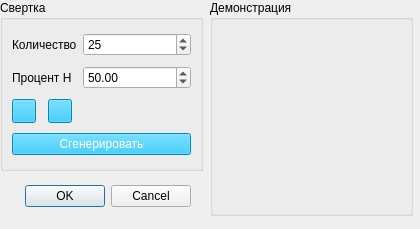
<?xml version="1.0" encoding="UTF-8"?>
<ui version="4.0">
 <class>ProteinForm</class>
 <widget class="QDialog" name="ProteinForm">
  <property name="geometry">
   <rect>
    <x>0</x>
    <y>0</y>
    <width>420</width>
    <height>229</height>
   </rect>
  </property>
  <property name="minimumSize">
   <size>
    <width>420</width>
    <height>229</height>
   </size>
  </property>
  <property name="maximumSize">
   <size>
    <width>420</width>
    <height>229</height>
   </size>
  </property>
  <property name="windowTitle">
   <string>Протеин</string>
  </property>
  <widget class="QDialogButtonBox" name="buttonBox">
   <property name="geometry">
    <rect>
     <x>-150</x>
     <y>180</y>
     <width>341</width>
     <height>32</height>
    </rect>
   </property>
   <property name="orientation">
    <enum>Qt::Horizontal</enum>
   </property>
   <property name="standardButtons">
    <set>QDialogButtonBox::Cancel|QDialogButtonBox::Ok</set>
   </property>
  </widget>
  <widget class="QGroupBox" name="genericProtein">
   <property name="geometry">
    <rect>
     <x>0</x>
     <y>0</y>
     <width>203</width>
     <height>171</height>
    </rect>
   </property>
   <property name="title">
    <string>Свертка</string>
   </property>
   <layout class="QGridLayout" name="gridLayout_7">
    <item row="0" column="0" colspan="2">
     <widget class="QLabel" name="genericCountLabel">
      <property name="text">
       <string>Количество</string>
      </property>
     </widget>
    </item>
    <item row="0" column="2">
     <widget class="QSpinBox" name="genericCount">
      <property name="minimum">
       <number>3</number>
      </property>
      <property name="maximum">
       <number>1000</number>
      </property>
      <property name="value">
       <number>25</number>
      </property>
     </widget>
    </item>
    <item row="1" column="0" colspan="2">
     <widget class="QLabel" name="genricPercentLabel">
      <property name="text">
       <string>Процент H</string>
      </property>
     </widget>
    </item>
    <item row="1" column="2">
     <widget class="QDoubleSpinBox" name="genericPercent">
      <property name="maximum">
       <double>100.000000000000000</double>
      </property>
      <property name="value">
       <double>50.000000000000000</double>
      </property>
     </widget>
    </item>
    <item row="2" column="0">
     <widget class="QPushButton" name="saveButton">
      <property name="minimumSize">
       <size>
        <width>24</width>
        <height>24</height>
       </size>
      </property>
      <property name="maximumSize">
       <size>
        <width>24</width>
        <height>24</height>
       </size>
      </property>
      <property name="baseSize">
       <size>
        <width>50</width>
        <height>50</height>
       </size>
      </property>
      <property name="palette">
       <palette>
        <active>
         <colorrole role="WindowText">
          <brush brushstyle="SolidPattern">
           <color alpha="255">
            <red>255</red>
            <green>255</green>
            <blue>255</blue>
           </color>
          </brush>
         </colorrole>
         <colorrole role="Button">
          <brush brushstyle="SolidPattern">
           <color alpha="255">
            <red>0</red>
            <green>191</green>
            <blue>255</blue>
           </color>
          </brush>
         </colorrole>
         <colorrole role="Light">
          <brush brushstyle="SolidPattern">
           <color alpha="255">
            <red>251</red>
            <green>184</green>
            <blue>255</blue>
           </color>
          </brush>
         </colorrole>
         <colorrole role="Midlight">
          <brush brushstyle="SolidPattern">
           <color alpha="255">
            <red>240</red>
            <green>129</green>
            <blue>247</blue>
           </color>
          </brush>
         </colorrole>
         <colorrole role="Dark">
          <brush brushstyle="SolidPattern">
           <color alpha="255">
            <red>114</red>
            <green>37</green>
            <blue>120</blue>
           </color>
          </brush>
         </colorrole>
         <colorrole role="Mid">
          <brush brushstyle="SolidPattern">
           <color alpha="255">
            <red>153</red>
            <green>49</green>
            <blue>160</blue>
           </color>
          </brush>
         </colorrole>
         <colorrole role="Text">
          <brush brushstyle="SolidPattern">
           <color alpha="255">
            <red>255</red>
            <green>255</green>
            <blue>255</blue>
           </color>
          </brush>
         </colorrole>
         <colorrole role="BrightText">
          <brush brushstyle="SolidPattern">
           <color alpha="255">
            <red>255</red>
            <green>255</green>
            <blue>255</blue>
           </color>
          </brush>
         </colorrole>
         <colorrole role="ButtonText">
          <brush brushstyle="SolidPattern">
           <color alpha="255">
            <red>255</red>
            <green>255</green>
            <blue>255</blue>
           </color>
          </brush>
         </colorrole>
         <colorrole role="Base">
          <brush brushstyle="SolidPattern">
           <color alpha="255">
            <red>0</red>
            <green>191</green>
            <blue>255</blue>
           </color>
          </brush>
         </colorrole>
         <colorrole role="Window">
          <brush brushstyle="SolidPattern">
           <color alpha="255">
            <red>0</red>
            <green>191</green>
            <blue>255</blue>
           </color>
          </brush>
         </colorrole>
         <colorrole role="Shadow">
          <brush brushstyle="SolidPattern">
           <color alpha="255">
            <red>0</red>
            <green>0</green>
            <blue>0</blue>
           </color>
          </brush>
         </colorrole>
         <colorrole role="AlternateBase">
          <brush brushstyle="SolidPattern">
           <color alpha="255">
            <red>242</red>
            <green>164</green>
            <blue>247</blue>
           </color>
          </brush>
         </colorrole>
         <colorrole role="ToolTipBase">
          <brush brushstyle="SolidPattern">
           <color alpha="255">
            <red>255</red>
            <green>255</green>
            <blue>220</blue>
           </color>
          </brush>
         </colorrole>
         <colorrole role="ToolTipText">
          <brush brushstyle="SolidPattern">
           <color alpha="255">
            <red>0</red>
            <green>0</green>
            <blue>0</blue>
           </color>
          </brush>
         </colorrole>
        </active>
        <inactive>
         <colorrole role="WindowText">
          <brush brushstyle="SolidPattern">
           <color alpha="255">
            <red>255</red>
            <green>255</green>
            <blue>255</blue>
           </color>
          </brush>
         </colorrole>
         <colorrole role="Button">
          <brush brushstyle="SolidPattern">
           <color alpha="255">
            <red>0</red>
            <green>191</green>
            <blue>255</blue>
           </color>
          </brush>
         </colorrole>
         <colorrole role="Light">
          <brush brushstyle="SolidPattern">
           <color alpha="255">
            <red>251</red>
            <green>184</green>
            <blue>255</blue>
           </color>
          </brush>
         </colorrole>
         <colorrole role="Midlight">
          <brush brushstyle="SolidPattern">
           <color alpha="255">
            <red>240</red>
            <green>129</green>
            <blue>247</blue>
           </color>
          </brush>
         </colorrole>
         <colorrole role="Dark">
          <brush brushstyle="SolidPattern">
           <color alpha="255">
            <red>114</red>
            <green>37</green>
            <blue>120</blue>
           </color>
          </brush>
         </colorrole>
         <colorrole role="Mid">
          <brush brushstyle="SolidPattern">
           <color alpha="255">
            <red>153</red>
            <green>49</green>
            <blue>160</blue>
           </color>
          </brush>
         </colorrole>
         <colorrole role="Text">
          <brush brushstyle="SolidPattern">
           <color alpha="255">
            <red>255</red>
            <green>255</green>
            <blue>255</blue>
           </color>
          </brush>
         </colorrole>
         <colorrole role="BrightText">
          <brush brushstyle="SolidPattern">
           <color alpha="255">
            <red>255</red>
            <green>255</green>
            <blue>255</blue>
           </color>
          </brush>
         </colorrole>
         <colorrole role="ButtonText">
          <brush brushstyle="SolidPattern">
           <color alpha="255">
            <red>255</red>
            <green>255</green>
            <blue>255</blue>
           </color>
          </brush>
         </colorrole>
         <colorrole role="Base">
          <brush brushstyle="SolidPattern">
           <color alpha="255">
            <red>0</red>
            <green>191</green>
            <blue>255</blue>
           </color>
          </brush>
         </colorrole>
         <colorrole role="Window">
          <brush brushstyle="SolidPattern">
           <color alpha="255">
            <red>0</red>
            <green>191</green>
            <blue>255</blue>
           </color>
          </brush>
         </colorrole>
         <colorrole role="Shadow">
          <brush brushstyle="SolidPattern">
           <color alpha="255">
            <red>0</red>
            <green>0</green>
            <blue>0</blue>
           </color>
          </brush>
         </colorrole>
         <colorrole role="AlternateBase">
          <brush brushstyle="SolidPattern">
           <color alpha="255">
            <red>242</red>
            <green>164</green>
            <blue>247</blue>
           </color>
          </brush>
         </colorrole>
         <colorrole role="ToolTipBase">
          <brush brushstyle="SolidPattern">
           <color alpha="255">
            <red>255</red>
            <green>255</green>
            <blue>220</blue>
           </color>
          </brush>
         </colorrole>
         <colorrole role="ToolTipText">
          <brush brushstyle="SolidPattern">
           <color alpha="255">
            <red>0</red>
            <green>0</green>
            <blue>0</blue>
           </color>
          </brush>
         </colorrole>
        </inactive>
        <disabled>
         <colorrole role="WindowText">
          <brush brushstyle="SolidPattern">
           <color alpha="255">
            <red>255</red>
            <green>255</green>
            <blue>255</blue>
           </color>
          </brush>
         </colorrole>
         <colorrole role="Button">
          <brush brushstyle="SolidPattern">
           <color alpha="255">
            <red>0</red>
            <green>191</green>
            <blue>255</blue>
           </color>
          </brush>
         </colorrole>
         <colorrole role="Light">
          <brush brushstyle="SolidPattern">
           <color alpha="255">
            <red>251</red>
            <green>184</green>
            <blue>255</blue>
           </color>
          </brush>
         </colorrole>
         <colorrole role="Midlight">
          <brush brushstyle="SolidPattern">
           <color alpha="255">
            <red>240</red>
            <green>129</green>
            <blue>247</blue>
           </color>
          </brush>
         </colorrole>
         <colorrole role="Dark">
          <brush brushstyle="SolidPattern">
           <color alpha="255">
            <red>114</red>
            <green>37</green>
            <blue>120</blue>
           </color>
          </brush>
         </colorrole>
         <colorrole role="Mid">
          <brush brushstyle="SolidPattern">
           <color alpha="255">
            <red>153</red>
            <green>49</green>
            <blue>160</blue>
           </color>
          </brush>
         </colorrole>
         <colorrole role="Text">
          <brush brushstyle="SolidPattern">
           <color alpha="255">
            <red>255</red>
            <green>255</green>
            <blue>255</blue>
           </color>
          </brush>
         </colorrole>
         <colorrole role="BrightText">
          <brush brushstyle="SolidPattern">
           <color alpha="255">
            <red>255</red>
            <green>255</green>
            <blue>255</blue>
           </color>
          </brush>
         </colorrole>
         <colorrole role="ButtonText">
          <brush brushstyle="SolidPattern">
           <color alpha="255">
            <red>255</red>
            <green>255</green>
            <blue>255</blue>
           </color>
          </brush>
         </colorrole>
         <colorrole role="Base">
          <brush brushstyle="SolidPattern">
           <color alpha="255">
            <red>0</red>
            <green>191</green>
            <blue>255</blue>
           </color>
          </brush>
         </colorrole>
         <colorrole role="Window">
          <brush brushstyle="SolidPattern">
           <color alpha="255">
            <red>0</red>
            <green>191</green>
            <blue>255</blue>
           </color>
          </brush>
         </colorrole>
         <colorrole role="Shadow">
          <brush brushstyle="SolidPattern">
           <color alpha="255">
            <red>0</red>
            <green>0</green>
            <blue>0</blue>
           </color>
          </brush>
         </colorrole>
         <colorrole role="AlternateBase">
          <brush brushstyle="SolidPattern">
           <color alpha="255">
            <red>229</red>
            <green>74</green>
            <blue>240</blue>
           </color>
          </brush>
         </colorrole>
         <colorrole role="ToolTipBase">
          <brush brushstyle="SolidPattern">
           <color alpha="255">
            <red>255</red>
            <green>255</green>
            <blue>220</blue>
           </color>
          </brush>
         </colorrole>
         <colorrole role="ToolTipText">
          <brush brushstyle="SolidPattern">
           <color alpha="255">
            <red>0</red>
            <green>0</green>
            <blue>0</blue>
           </color>
          </brush>
         </colorrole>
        </disabled>
       </palette>
      </property>
      <property name="autoFillBackground">
       <bool>false</bool>
      </property>
      <property name="styleSheet">
       <string notr="true"/>
      </property>
      <property name="text">
       <string/>
      </property>
      <property name="icon">
       <iconset resource="resources.qrc">
        <normaloff>:/images/images/save.png</normaloff>:/images/images/save.png</iconset>
      </property>
      <property name="autoDefault">
       <bool>true</bool>
      </property>
      <property name="default">
       <bool>false</bool>
      </property>
      <property name="flat">
       <bool>false</bool>
      </property>
     </widget>
    </item>
    <item row="2" column="1">
     <widget class="QPushButton" name="loadButton">
      <property name="minimumSize">
       <size>
        <width>24</width>
        <height>24</height>
       </size>
      </property>
      <property name="maximumSize">
       <size>
        <width>24</width>
        <height>24</height>
       </size>
      </property>
      <property name="baseSize">
       <size>
        <width>50</width>
        <height>50</height>
       </size>
      </property>
      <property name="palette">
       <palette>
        <active>
         <colorrole role="WindowText">
          <brush brushstyle="SolidPattern">
           <color alpha="255">
            <red>255</red>
            <green>255</green>
            <blue>255</blue>
           </color>
          </brush>
         </colorrole>
         <colorrole role="Button">
          <brush brushstyle="SolidPattern">
           <color alpha="255">
            <red>0</red>
            <green>191</green>
            <blue>255</blue>
           </color>
          </brush>
         </colorrole>
         <colorrole role="Light">
          <brush brushstyle="SolidPattern">
           <color alpha="255">
            <red>251</red>
            <green>184</green>
            <blue>255</blue>
           </color>
          </brush>
         </colorrole>
         <colorrole role="Midlight">
          <brush brushstyle="SolidPattern">
           <color alpha="255">
            <red>240</red>
            <green>129</green>
            <blue>247</blue>
           </color>
          </brush>
         </colorrole>
         <colorrole role="Dark">
          <brush brushstyle="SolidPattern">
           <color alpha="255">
            <red>114</red>
            <green>37</green>
            <blue>120</blue>
           </color>
          </brush>
         </colorrole>
         <colorrole role="Mid">
          <brush brushstyle="SolidPattern">
           <color alpha="255">
            <red>153</red>
            <green>49</green>
            <blue>160</blue>
           </color>
          </brush>
         </colorrole>
         <colorrole role="Text">
          <brush brushstyle="SolidPattern">
           <color alpha="255">
            <red>255</red>
            <green>255</green>
            <blue>255</blue>
           </color>
          </brush>
         </colorrole>
         <colorrole role="BrightText">
          <brush brushstyle="SolidPattern">
           <color alpha="255">
            <red>255</red>
            <green>255</green>
            <blue>255</blue>
           </color>
          </brush>
         </colorrole>
         <colorrole role="ButtonText">
          <brush brushstyle="SolidPattern">
           <color alpha="255">
            <red>255</red>
            <green>255</green>
            <blue>255</blue>
           </color>
          </brush>
         </colorrole>
         <colorrole role="Base">
          <brush brushstyle="SolidPattern">
           <color alpha="255">
            <red>0</red>
            <green>191</green>
            <blue>255</blue>
           </color>
          </brush>
         </colorrole>
         <colorrole role="Window">
          <brush brushstyle="SolidPattern">
           <color alpha="255">
            <red>0</red>
            <green>191</green>
            <blue>255</blue>
           </color>
          </brush>
         </colorrole>
         <colorrole role="Shadow">
          <brush brushstyle="SolidPattern">
           <color alpha="255">
            <red>0</red>
            <green>0</green>
            <blue>0</blue>
           </color>
          </brush>
         </colorrole>
         <colorrole role="AlternateBase">
          <brush brushstyle="SolidPattern">
           <color alpha="255">
            <red>242</red>
            <green>164</green>
            <blue>247</blue>
           </color>
          </brush>
         </colorrole>
         <colorrole role="ToolTipBase">
          <brush brushstyle="SolidPattern">
           <color alpha="255">
            <red>255</red>
            <green>255</green>
            <blue>220</blue>
           </color>
          </brush>
         </colorrole>
         <colorrole role="ToolTipText">
          <brush brushstyle="SolidPattern">
           <color alpha="255">
            <red>0</red>
            <green>0</green>
            <blue>0</blue>
           </color>
          </brush>
         </colorrole>
        </active>
        <inactive>
         <colorrole role="WindowText">
          <brush brushstyle="SolidPattern">
           <color alpha="255">
            <red>255</red>
            <green>255</green>
            <blue>255</blue>
           </color>
          </brush>
         </colorrole>
         <colorrole role="Button">
          <brush brushstyle="SolidPattern">
           <color alpha="255">
            <red>0</red>
            <green>191</green>
            <blue>255</blue>
           </color>
          </brush>
         </colorrole>
         <colorrole role="Light">
          <brush brushstyle="SolidPattern">
           <color alpha="255">
            <red>251</red>
            <green>184</green>
            <blue>255</blue>
           </color>
          </brush>
         </colorrole>
         <colorrole role="Midlight">
          <brush brushstyle="SolidPattern">
           <color alpha="255">
            <red>240</red>
            <green>129</green>
            <blue>247</blue>
           </color>
          </brush>
         </colorrole>
         <colorrole role="Dark">
          <brush brushstyle="SolidPattern">
           <color alpha="255">
            <red>114</red>
            <green>37</green>
            <blue>120</blue>
           </color>
          </brush>
         </colorrole>
         <colorrole role="Mid">
          <brush brushstyle="SolidPattern">
           <color alpha="255">
            <red>153</red>
            <green>49</green>
            <blue>160</blue>
           </color>
          </brush>
         </colorrole>
         <colorrole role="Text">
          <brush brushstyle="SolidPattern">
           <color alpha="255">
            <red>255</red>
            <green>255</green>
            <blue>255</blue>
           </color>
          </brush>
         </colorrole>
         <colorrole role="BrightText">
          <brush brushstyle="SolidPattern">
           <color alpha="255">
            <red>255</red>
            <green>255</green>
            <blue>255</blue>
           </color>
          </brush>
         </colorrole>
         <colorrole role="ButtonText">
          <brush brushstyle="SolidPattern">
           <color alpha="255">
            <red>255</red>
            <green>255</green>
            <blue>255</blue>
           </color>
          </brush>
         </colorrole>
         <colorrole role="Base">
          <brush brushstyle="SolidPattern">
           <color alpha="255">
            <red>0</red>
            <green>191</green>
            <blue>255</blue>
           </color>
          </brush>
         </colorrole>
         <colorrole role="Window">
          <brush brushstyle="SolidPattern">
           <color alpha="255">
            <red>0</red>
            <green>191</green>
            <blue>255</blue>
           </color>
          </brush>
         </colorrole>
         <colorrole role="Shadow">
          <brush brushstyle="SolidPattern">
           <color alpha="255">
            <red>0</red>
            <green>0</green>
            <blue>0</blue>
           </color>
          </brush>
         </colorrole>
         <colorrole role="AlternateBase">
          <brush brushstyle="SolidPattern">
           <color alpha="255">
            <red>242</red>
            <green>164</green>
            <blue>247</blue>
           </color>
          </brush>
         </colorrole>
         <colorrole role="ToolTipBase">
          <brush brushstyle="SolidPattern">
           <color alpha="255">
            <red>255</red>
            <green>255</green>
            <blue>220</blue>
           </color>
          </brush>
         </colorrole>
         <colorrole role="ToolTipText">
          <brush brushstyle="SolidPattern">
           <color alpha="255">
            <red>0</red>
            <green>0</green>
            <blue>0</blue>
           </color>
          </brush>
         </colorrole>
        </inactive>
        <disabled>
         <colorrole role="WindowText">
          <brush brushstyle="SolidPattern">
           <color alpha="255">
            <red>255</red>
            <green>255</green>
            <blue>255</blue>
           </color>
          </brush>
         </colorrole>
         <colorrole role="Button">
          <brush brushstyle="SolidPattern">
           <color alpha="255">
            <red>0</red>
            <green>191</green>
            <blue>255</blue>
           </color>
          </brush>
         </colorrole>
         <colorrole role="Light">
          <brush brushstyle="SolidPattern">
           <color alpha="255">
            <red>251</red>
            <green>184</green>
            <blue>255</blue>
           </color>
          </brush>
         </colorrole>
         <colorrole role="Midlight">
          <brush brushstyle="SolidPattern">
           <color alpha="255">
            <red>240</red>
            <green>129</green>
            <blue>247</blue>
           </color>
          </brush>
         </colorrole>
         <colorrole role="Dark">
          <brush brushstyle="SolidPattern">
           <color alpha="255">
            <red>114</red>
            <green>37</green>
            <blue>120</blue>
           </color>
          </brush>
         </colorrole>
         <colorrole role="Mid">
          <brush brushstyle="SolidPattern">
           <color alpha="255">
            <red>153</red>
            <green>49</green>
            <blue>160</blue>
           </color>
          </brush>
         </colorrole>
         <colorrole role="Text">
          <brush brushstyle="SolidPattern">
           <color alpha="255">
            <red>255</red>
            <green>255</green>
            <blue>255</blue>
           </color>
          </brush>
         </colorrole>
         <colorrole role="BrightText">
          <brush brushstyle="SolidPattern">
           <color alpha="255">
            <red>255</red>
            <green>255</green>
            <blue>255</blue>
           </color>
          </brush>
         </colorrole>
         <colorrole role="ButtonText">
          <brush brushstyle="SolidPattern">
           <color alpha="255">
            <red>255</red>
            <green>255</green>
            <blue>255</blue>
           </color>
          </brush>
         </colorrole>
         <colorrole role="Base">
          <brush brushstyle="SolidPattern">
           <color alpha="255">
            <red>0</red>
            <green>191</green>
            <blue>255</blue>
           </color>
          </brush>
         </colorrole>
         <colorrole role="Window">
          <brush brushstyle="SolidPattern">
           <color alpha="255">
            <red>0</red>
            <green>191</green>
            <blue>255</blue>
           </color>
          </brush>
         </colorrole>
         <colorrole role="Shadow">
          <brush brushstyle="SolidPattern">
           <color alpha="255">
            <red>0</red>
            <green>0</green>
            <blue>0</blue>
           </color>
          </brush>
         </colorrole>
         <colorrole role="AlternateBase">
          <brush brushstyle="SolidPattern">
           <color alpha="255">
            <red>229</red>
            <green>74</green>
            <blue>240</blue>
           </color>
          </brush>
         </colorrole>
         <colorrole role="ToolTipBase">
          <brush brushstyle="SolidPattern">
           <color alpha="255">
            <red>255</red>
            <green>255</green>
            <blue>220</blue>
           </color>
          </brush>
         </colorrole>
         <colorrole role="ToolTipText">
          <brush brushstyle="SolidPattern">
           <color alpha="255">
            <red>0</red>
            <green>0</green>
            <blue>0</blue>
           </color>
          </brush>
         </colorrole>
        </disabled>
       </palette>
      </property>
      <property name="cursor">
       <cursorShape>ArrowCursor</cursorShape>
      </property>
      <property name="autoFillBackground">
       <bool>false</bool>
      </property>
      <property name="styleSheet">
       <string notr="true"/>
      </property>
      <property name="text">
       <string/>
      </property>
      <property name="icon">
       <iconset resource="resources.qrc">
        <normaloff>:/images/images/open.png</normaloff>:/images/images/open.png</iconset>
      </property>
      <property name="checkable">
       <bool>false</bool>
      </property>
      <property name="autoDefault">
       <bool>true</bool>
      </property>
      <property name="default">
       <bool>false</bool>
      </property>
      <property name="flat">
       <bool>false</bool>
      </property>
     </widget>
    </item>
    <item row="3" column="0" colspan="3">
     <widget class="QPushButton" name="genericButton">
      <property name="palette">
       <palette>
        <active>
         <colorrole role="WindowText">
          <brush brushstyle="SolidPattern">
           <color alpha="255">
            <red>255</red>
            <green>255</green>
            <blue>255</blue>
           </color>
          </brush>
         </colorrole>
         <colorrole role="Button">
          <brush brushstyle="SolidPattern">
           <color alpha="255">
            <red>0</red>
            <green>191</green>
            <blue>255</blue>
           </color>
          </brush>
         </colorrole>
         <colorrole role="Light">
          <brush brushstyle="SolidPattern">
           <color alpha="255">
            <red>251</red>
            <green>184</green>
            <blue>255</blue>
           </color>
          </brush>
         </colorrole>
         <colorrole role="Midlight">
          <brush brushstyle="SolidPattern">
           <color alpha="255">
            <red>240</red>
            <green>129</green>
            <blue>247</blue>
           </color>
          </brush>
         </colorrole>
         <colorrole role="Dark">
          <brush brushstyle="SolidPattern">
           <color alpha="255">
            <red>114</red>
            <green>37</green>
            <blue>120</blue>
           </color>
          </brush>
         </colorrole>
         <colorrole role="Mid">
          <brush brushstyle="SolidPattern">
           <color alpha="255">
            <red>153</red>
            <green>49</green>
            <blue>160</blue>
           </color>
          </brush>
         </colorrole>
         <colorrole role="Text">
          <brush brushstyle="SolidPattern">
           <color alpha="255">
            <red>255</red>
            <green>255</green>
            <blue>255</blue>
           </color>
          </brush>
         </colorrole>
         <colorrole role="BrightText">
          <brush brushstyle="SolidPattern">
           <color alpha="255">
            <red>255</red>
            <green>255</green>
            <blue>255</blue>
           </color>
          </brush>
         </colorrole>
         <colorrole role="ButtonText">
          <brush brushstyle="SolidPattern">
           <color alpha="255">
            <red>255</red>
            <green>255</green>
            <blue>255</blue>
           </color>
          </brush>
         </colorrole>
         <colorrole role="Base">
          <brush brushstyle="SolidPattern">
           <color alpha="255">
            <red>0</red>
            <green>191</green>
            <blue>255</blue>
           </color>
          </brush>
         </colorrole>
         <colorrole role="Window">
          <brush brushstyle="SolidPattern">
           <color alpha="255">
            <red>0</red>
            <green>191</green>
            <blue>255</blue>
           </color>
          </brush>
         </colorrole>
         <colorrole role="Shadow">
          <brush brushstyle="SolidPattern">
           <color alpha="255">
            <red>0</red>
            <green>0</green>
            <blue>0</blue>
           </color>
          </brush>
         </colorrole>
         <colorrole role="AlternateBase">
          <brush brushstyle="SolidPattern">
           <color alpha="255">
            <red>242</red>
            <green>164</green>
            <blue>247</blue>
           </color>
          </brush>
         </colorrole>
         <colorrole role="ToolTipBase">
          <brush brushstyle="SolidPattern">
           <color alpha="255">
            <red>255</red>
            <green>255</green>
            <blue>220</blue>
           </color>
          </brush>
         </colorrole>
         <colorrole role="ToolTipText">
          <brush brushstyle="SolidPattern">
           <color alpha="255">
            <red>0</red>
            <green>0</green>
            <blue>0</blue>
           </color>
          </brush>
         </colorrole>
        </active>
        <inactive>
         <colorrole role="WindowText">
          <brush brushstyle="SolidPattern">
           <color alpha="255">
            <red>255</red>
            <green>255</green>
            <blue>255</blue>
           </color>
          </brush>
         </colorrole>
         <colorrole role="Button">
          <brush brushstyle="SolidPattern">
           <color alpha="255">
            <red>0</red>
            <green>191</green>
            <blue>255</blue>
           </color>
          </brush>
         </colorrole>
         <colorrole role="Light">
          <brush brushstyle="SolidPattern">
           <color alpha="255">
            <red>251</red>
            <green>184</green>
            <blue>255</blue>
           </color>
          </brush>
         </colorrole>
         <colorrole role="Midlight">
          <brush brushstyle="SolidPattern">
           <color alpha="255">
            <red>240</red>
            <green>129</green>
            <blue>247</blue>
           </color>
          </brush>
         </colorrole>
         <colorrole role="Dark">
          <brush brushstyle="SolidPattern">
           <color alpha="255">
            <red>114</red>
            <green>37</green>
            <blue>120</blue>
           </color>
          </brush>
         </colorrole>
         <colorrole role="Mid">
          <brush brushstyle="SolidPattern">
           <color alpha="255">
            <red>153</red>
            <green>49</green>
            <blue>160</blue>
           </color>
          </brush>
         </colorrole>
         <colorrole role="Text">
          <brush brushstyle="SolidPattern">
           <color alpha="255">
            <red>255</red>
            <green>255</green>
            <blue>255</blue>
           </color>
          </brush>
         </colorrole>
         <colorrole role="BrightText">
          <brush brushstyle="SolidPattern">
           <color alpha="255">
            <red>255</red>
            <green>255</green>
            <blue>255</blue>
           </color>
          </brush>
         </colorrole>
         <colorrole role="ButtonText">
          <brush brushstyle="SolidPattern">
           <color alpha="255">
            <red>255</red>
            <green>255</green>
            <blue>255</blue>
           </color>
          </brush>
         </colorrole>
         <colorrole role="Base">
          <brush brushstyle="SolidPattern">
           <color alpha="255">
            <red>0</red>
            <green>191</green>
            <blue>255</blue>
           </color>
          </brush>
         </colorrole>
         <colorrole role="Window">
          <brush brushstyle="SolidPattern">
           <color alpha="255">
            <red>0</red>
            <green>191</green>
            <blue>255</blue>
           </color>
          </brush>
         </colorrole>
         <colorrole role="Shadow">
          <brush brushstyle="SolidPattern">
           <color alpha="255">
            <red>0</red>
            <green>0</green>
            <blue>0</blue>
           </color>
          </brush>
         </colorrole>
         <colorrole role="AlternateBase">
          <brush brushstyle="SolidPattern">
           <color alpha="255">
            <red>242</red>
            <green>164</green>
            <blue>247</blue>
           </color>
          </brush>
         </colorrole>
         <colorrole role="ToolTipBase">
          <brush brushstyle="SolidPattern">
           <color alpha="255">
            <red>255</red>
            <green>255</green>
            <blue>220</blue>
           </color>
          </brush>
         </colorrole>
         <colorrole role="ToolTipText">
          <brush brushstyle="SolidPattern">
           <color alpha="255">
            <red>0</red>
            <green>0</green>
            <blue>0</blue>
           </color>
          </brush>
         </colorrole>
        </inactive>
        <disabled>
         <colorrole role="WindowText">
          <brush brushstyle="SolidPattern">
           <color alpha="255">
            <red>255</red>
            <green>255</green>
            <blue>255</blue>
           </color>
          </brush>
         </colorrole>
         <colorrole role="Button">
          <brush brushstyle="SolidPattern">
           <color alpha="255">
            <red>0</red>
            <green>191</green>
            <blue>255</blue>
           </color>
          </brush>
         </colorrole>
         <colorrole role="Light">
          <brush brushstyle="SolidPattern">
           <color alpha="255">
            <red>251</red>
            <green>184</green>
            <blue>255</blue>
           </color>
          </brush>
         </colorrole>
         <colorrole role="Midlight">
          <brush brushstyle="SolidPattern">
           <color alpha="255">
            <red>240</red>
            <green>129</green>
            <blue>247</blue>
           </color>
          </brush>
         </colorrole>
         <colorrole role="Dark">
          <brush brushstyle="SolidPattern">
           <color alpha="255">
            <red>114</red>
            <green>37</green>
            <blue>120</blue>
           </color>
          </brush>
         </colorrole>
         <colorrole role="Mid">
          <brush brushstyle="SolidPattern">
           <color alpha="255">
            <red>153</red>
            <green>49</green>
            <blue>160</blue>
           </color>
          </brush>
         </colorrole>
         <colorrole role="Text">
          <brush brushstyle="SolidPattern">
           <color alpha="255">
            <red>255</red>
            <green>255</green>
            <blue>255</blue>
           </color>
          </brush>
         </colorrole>
         <colorrole role="BrightText">
          <brush brushstyle="SolidPattern">
           <color alpha="255">
            <red>255</red>
            <green>255</green>
            <blue>255</blue>
           </color>
          </brush>
         </colorrole>
         <colorrole role="ButtonText">
          <brush brushstyle="SolidPattern">
           <color alpha="255">
            <red>255</red>
            <green>255</green>
            <blue>255</blue>
           </color>
          </brush>
         </colorrole>
         <colorrole role="Base">
          <brush brushstyle="SolidPattern">
           <color alpha="255">
            <red>0</red>
            <green>191</green>
            <blue>255</blue>
           </color>
          </brush>
         </colorrole>
         <colorrole role="Window">
          <brush brushstyle="SolidPattern">
           <color alpha="255">
            <red>0</red>
            <green>191</green>
            <blue>255</blue>
           </color>
          </brush>
         </colorrole>
         <colorrole role="Shadow">
          <brush brushstyle="SolidPattern">
           <color alpha="255">
            <red>0</red>
            <green>0</green>
            <blue>0</blue>
           </color>
          </brush>
         </colorrole>
         <colorrole role="AlternateBase">
          <brush brushstyle="SolidPattern">
           <color alpha="255">
            <red>229</red>
            <green>74</green>
            <blue>240</blue>
           </color>
          </brush>
         </colorrole>
         <colorrole role="ToolTipBase">
          <brush brushstyle="SolidPattern">
           <color alpha="255">
            <red>255</red>
            <green>255</green>
            <blue>220</blue>
           </color>
          </brush>
         </colorrole>
         <colorrole role="ToolTipText">
          <brush brushstyle="SolidPattern">
           <color alpha="255">
            <red>0</red>
            <green>0</green>
            <blue>0</blue>
           </color>
          </brush>
         </colorrole>
        </disabled>
       </palette>
      </property>
      <property name="autoFillBackground">
       <bool>false</bool>
      </property>
      <property name="styleSheet">
       <string notr="true">color:white;background-color:#00BFFF;font-size:12px</string>
      </property>
      <property name="text">
       <string>Сгенерировать</string>
      </property>
      <property name="autoDefault">
       <bool>true</bool>
      </property>
      <property name="default">
       <bool>false</bool>
      </property>
      <property name="flat">
       <bool>false</bool>
      </property>
     </widget>
    </item>
   </layout>
  </widget>
  <widget class="QGroupBox" name="groupBox">
   <property name="geometry">
    <rect>
     <x>210</x>
     <y>0</y>
     <width>203</width>
     <height>216</height>
    </rect>
   </property>
   <property name="title">
    <string>Демонстрация</string>
   </property>
   <layout class="QGridLayout" name="gridLayout_2">
    <item row="0" column="0">
     <widget class="QWidget" name="proteinWidget" native="true">
      <property name="minimumSize">
       <size>
        <width>183</width>
        <height>183</height>
       </size>
      </property>
      <property name="maximumSize">
       <size>
        <width>183</width>
        <height>183</height>
       </size>
      </property>
      <property name="baseSize">
       <size>
        <width>183</width>
        <height>183</height>
       </size>
      </property>
     </widget>
    </item>
   </layout>
  </widget>
 </widget>
 <resources>
  <include location="resources.qrc"/>
 </resources>
 <connections>
  <connection>
   <sender>buttonBox</sender>
   <signal>accepted()</signal>
   <receiver>ProteinForm</receiver>
   <slot>accept()</slot>
   <hints>
    <hint type="sourcelabel">
     <x>248</x>
     <y>254</y>
    </hint>
    <hint type="destinationlabel">
     <x>157</x>
     <y>274</y>
    </hint>
   </hints>
  </connection>
  <connection>
   <sender>buttonBox</sender>
   <signal>rejected()</signal>
   <receiver>ProteinForm</receiver>
   <slot>reject()</slot>
   <hints>
    <hint type="sourcelabel">
     <x>316</x>
     <y>260</y>
    </hint>
    <hint type="destinationlabel">
     <x>286</x>
     <y>274</y>
    </hint>
   </hints>
  </connection>
 </connections>
</ui>
